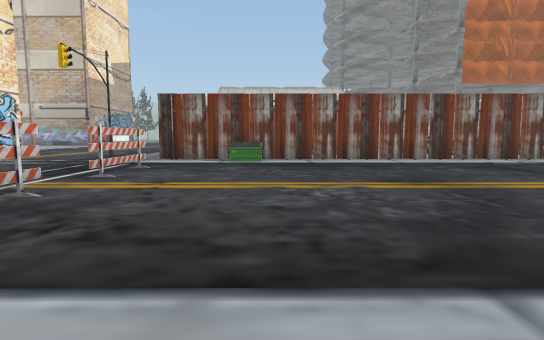
View 1 (above)

24 first-person views from a walk through a Unity game level. The camera is 1.4 m above the floor, tilts 6° down and sees 80° across. The floor is counted in squares, 2 m on a side. Each view is taken from the middle of a square. On the plan, view 1 faces up. The plan holds only what a view shows up to about 10 squares ahead; the rest is blank. The place goes on beyond the plan. Some animated figures are left out. Some surface patterns are stand-ins.

View 2
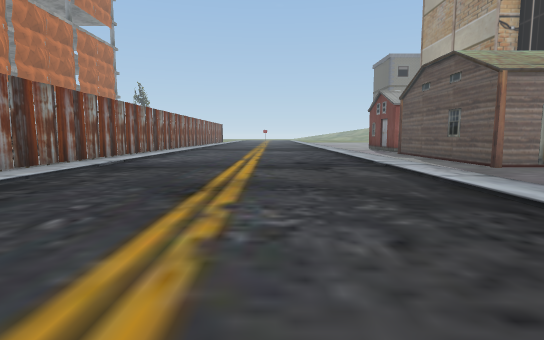

View 3
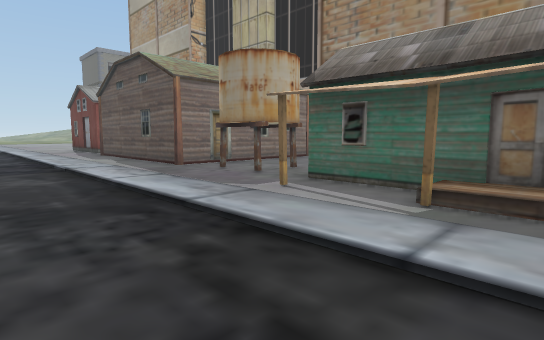

View 4
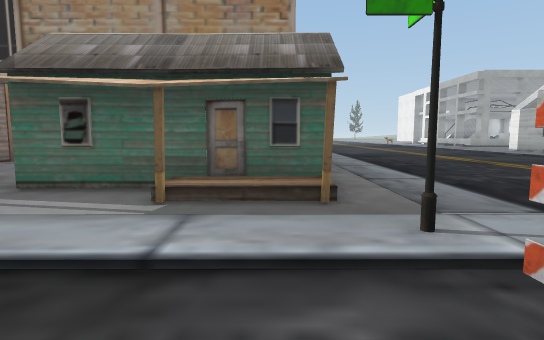

View 5
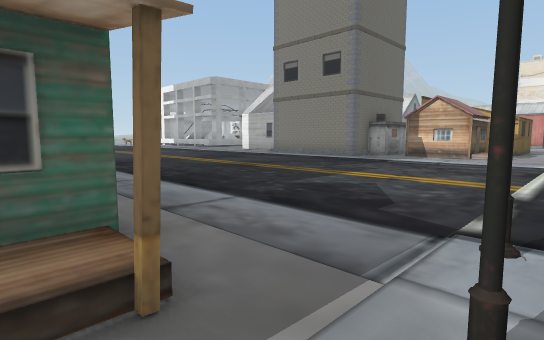

View 6
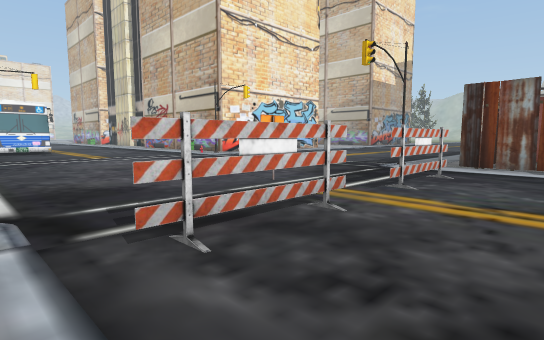

View 7
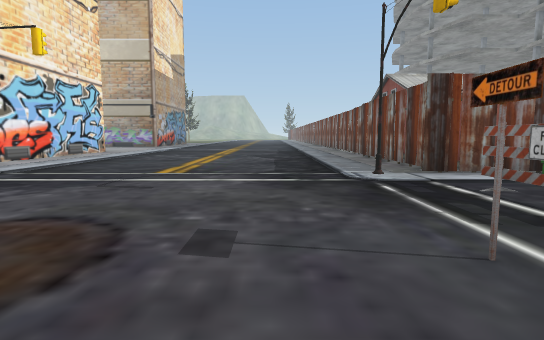

View 8
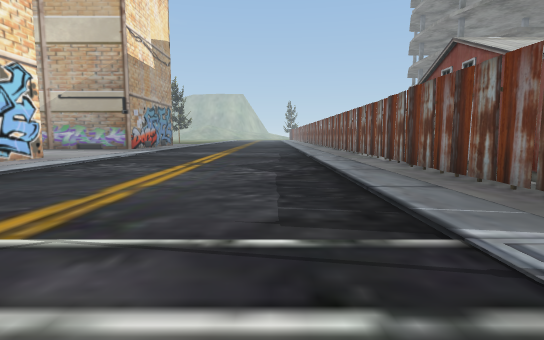

View 9
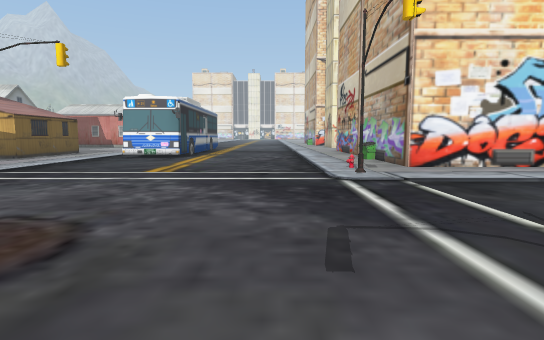

View 10
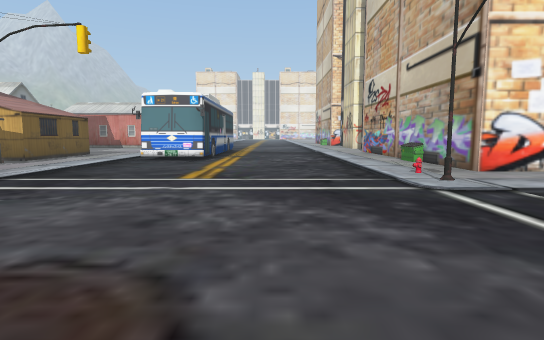

View 11
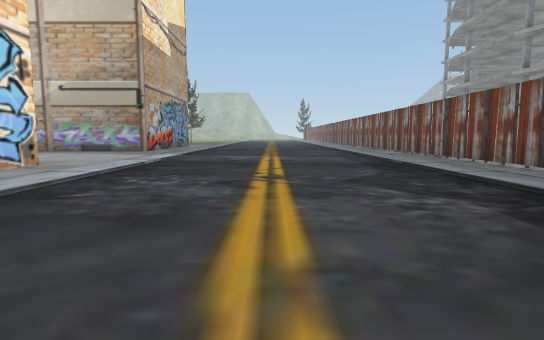

View 12
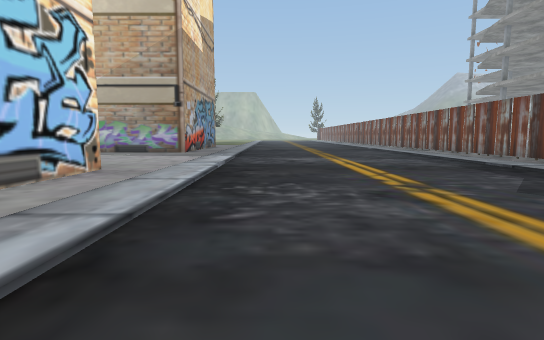

View 13
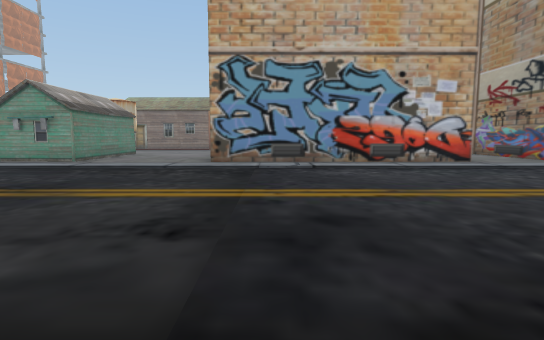

View 14
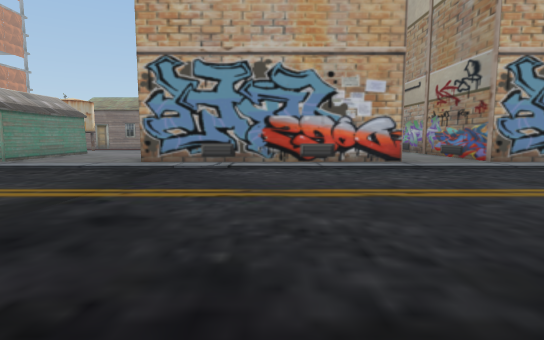

View 15
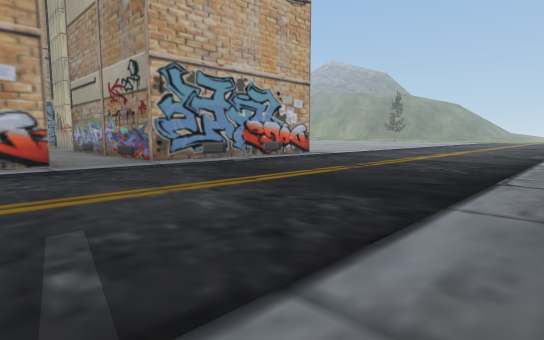

View 16
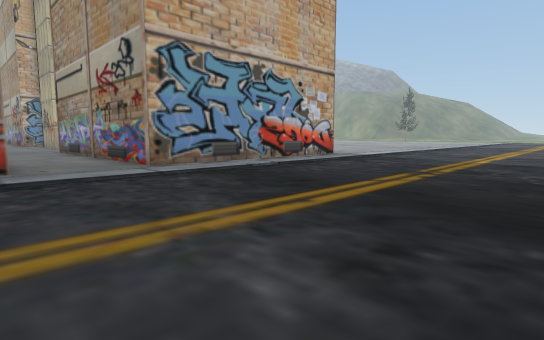

View 17
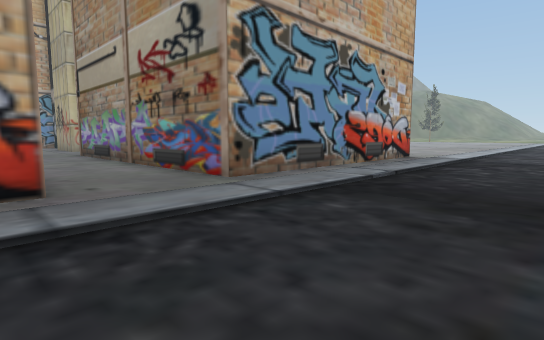

View 18
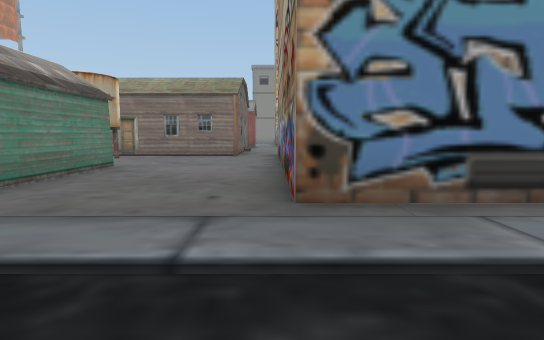

View 19
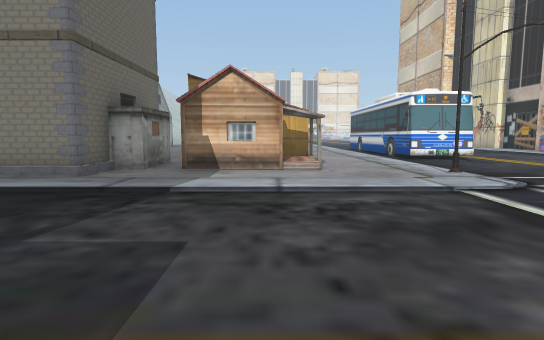

View 20
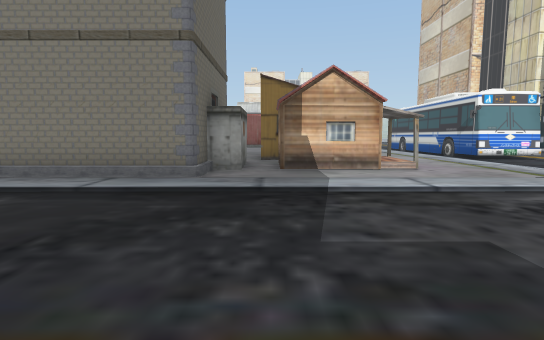

View 21
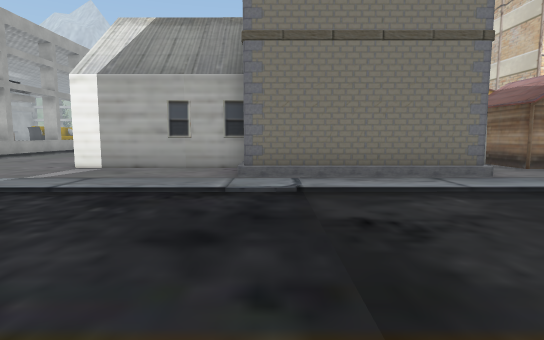

View 22
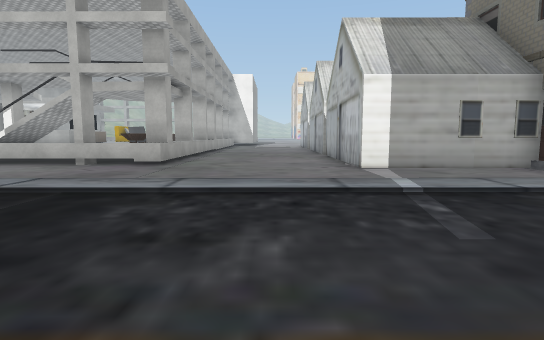

View 23
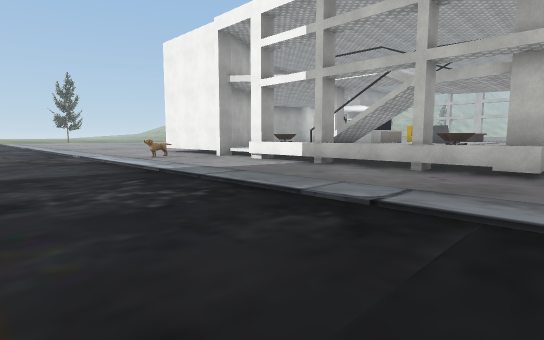

View 24
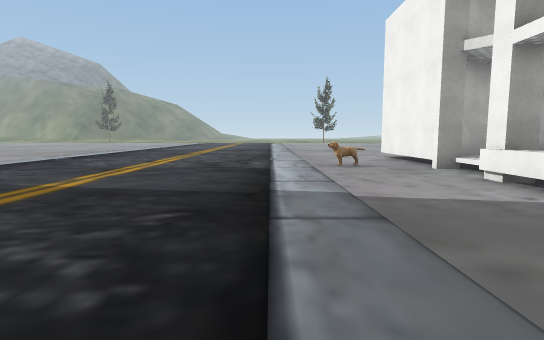

### Floor plan
Key: @ floor where view 1 was taken; # wall or solid block; x gap in a wall; . main floor; : floor 0.5 m higher than the main floor; + floor 1 m higher than the main floor; / step, stairs or slope; = window, fence, low wall or low ledge; B building; P pole.
Columns run from 17 left of view 1 to 8 right of it. Each row starts with its distance up from view 1.
 21   .............#
 20   .............#
 19    ............#
 18    ............#
 17    #...........#
 16    #...........#
 15    #...........#
 14    #...........#
 13    #...........#
 12    #...........#
 11    #...........#
 10 .#.B...........##
  9 ..../#///////.############
  8 .............#............
  7 ..............#...........
  6 ..............#...........
  5 ............P.............
  4 #.............#...........
  3 #.............#...........
  2 #.............x...........
  1 .....#........#...........
  0 ...............##@#.......
 -1 #.##...........###..######
 -2 # ##...........####.###
 -3 # ##...........####...#
 -4 #.....................#
 -5  .B#/.................#
 -6    ##.................
 -7     #.................
 -8     #..........
 -9    ##..........
-10    #...........
-11    #...........
-12    #...........
-13 ####...........
-14 ..............B
-15 ....................
-16 ......................
-17 ...............B......
-18  +#............
-19 ::=............
-20 ::=............
-21 ::=............
-22  ##............
-23  #=............
-24   #............
-25   /...........
-26  :/..........
-27  ##.#.........
-28 ###...........
-29   #...........

Positions as (right, up) in squares from view 1, and headings:
1: (0, 0), facing up
2: (-2, 4), facing right
3: (-2, 3), facing down-right
4: (-2, 3), facing down
5: (-2, 1), facing down-left
6: (-1, 1), facing up-left
7: (-6, 3), facing up
8: (-6, 7), facing up
9: (-6, 7), facing left
10: (-7, 6), facing left
11: (-8, 10), facing up
12: (-10, 11), facing up
13: (-12, -9), facing right
14: (-12, -11), facing right
15: (-12, -13), facing down-right
16: (-10, -14), facing down-right
17: (-7, -14), facing down-right
18: (-6, -7), facing right
19: (-7, -2), facing left
20: (-7, -4), facing left
21: (-7, -9), facing left
22: (-7, -15), facing left
23: (-8, -17), facing down-left
24: (-11, -19), facing down
